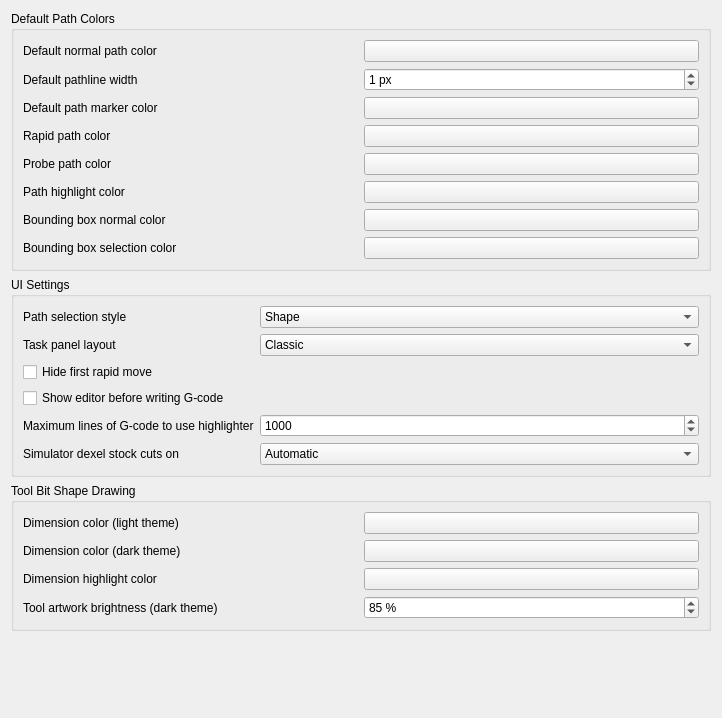
<?xml version="1.0" encoding="UTF-8"?>
<ui version="4.0">
 <class>PathGui::DlgSettingsPathColor</class>
 <widget class="QWidget" name="PathGui::DlgSettingsPathColor">
  <property name="geometry">
   <rect>
    <x>0</x>
    <y>0</y>
    <width>722</width>
    <height>718</height>
   </rect>
  </property>
  <property name="windowTitle">
   <string>GUI</string>
  </property>
  <layout class="QFormLayout" name="formLayout">
   <property name="fieldGrowthPolicy">
    <enum>QFormLayout::AllNonFixedFieldsGrow</enum>
   </property>
   <item row="3" column="0" colspan="2">
    <spacer name="verticalSpacer">
     <property name="orientation">
      <enum>Qt::Vertical</enum>
     </property>
     <property name="sizeHint" stdset="0">
      <size>
       <width>20</width>
       <height>217</height>
      </size>
     </property>
    </spacer>
   </item>
   <item row="2" column="0" colspan="2">
    <widget class="QGroupBox" name="groupBoxToolBitDrawing">
     <property name="title">
      <string>Tool Bit Shape Drawing</string>
     </property>
     <layout class="QGridLayout" name="gridLayoutToolBitDrawing">
      <item row="0" column="0">
       <widget class="QLabel" name="label_ToolBitDimensionColorLight">
        <property name="minimumSize">
         <size>
          <width>182</width>
          <height>0</height>
         </size>
        </property>
        <property name="text">
         <string>Dimension color (light theme)</string>
        </property>
       </widget>
      </item>
      <item row="0" column="1">
       <widget class="Gui::PrefColorButton" name="ToolBitDimensionColorLight">
        <property name="toolTip">
         <string>Color of the dimension lines and labels on a light theme</string>
        </property>
        <property name="color">
         <color>
          <red>17</red>
          <green>17</green>
          <blue>17</blue>
         </color>
        </property>
        <property name="prefEntry" stdset="0">
         <cstring>ToolBitDimensionColorLight</cstring>
        </property>
        <property name="prefPath" stdset="0">
         <cstring>Mod/CAM</cstring>
        </property>
       </widget>
      </item>
      <item row="1" column="0">
       <widget class="QLabel" name="label_ToolBitDimensionColorDark">
        <property name="minimumSize">
         <size>
          <width>182</width>
          <height>0</height>
         </size>
        </property>
        <property name="text">
         <string>Dimension color (dark theme)</string>
        </property>
       </widget>
      </item>
      <item row="1" column="1">
       <widget class="Gui::PrefColorButton" name="ToolBitDimensionColorDark">
        <property name="toolTip">
         <string>Color of the dimension lines and labels on a dark theme</string>
        </property>
        <property name="color">
         <color>
          <red>35</red>
          <green>129</green>
          <blue>141</blue>
         </color>
        </property>
        <property name="prefEntry" stdset="0">
         <cstring>ToolBitDimensionColorDark</cstring>
        </property>
        <property name="prefPath" stdset="0">
         <cstring>Mod/CAM</cstring>
        </property>
       </widget>
      </item>
      <item row="2" column="0">
       <widget class="QLabel" name="label_ToolBitDimensionHighlightColor">
        <property name="minimumSize">
         <size>
          <width>182</width>
          <height>0</height>
         </size>
        </property>
        <property name="text">
         <string>Dimension highlight color</string>
        </property>
       </widget>
      </item>
      <item row="2" column="1">
       <widget class="Gui::PrefColorButton" name="ToolBitDimensionHighlightColor">
        <property name="toolTip">
         <string>Color of the dimension the mouse is pointing at</string>
        </property>
        <property name="color">
         <color>
          <red>255</red>
          <green>140</green>
          <blue>0</blue>
         </color>
        </property>
        <property name="prefEntry" stdset="0">
         <cstring>ToolBitDimensionHighlightColor</cstring>
        </property>
        <property name="prefPath" stdset="0">
         <cstring>Mod/CAM</cstring>
        </property>
       </widget>
      </item>
      <item row="3" column="0">
       <widget class="QLabel" name="label_ToolBitArtworkBrightness">
        <property name="minimumSize">
         <size>
          <width>182</width>
          <height>0</height>
         </size>
        </property>
        <property name="text">
         <string>Tool artwork brightness (dark theme)</string>
        </property>
       </widget>
      </item>
      <item row="3" column="1">
       <widget class="Gui::PrefSpinBox" name="ToolBitArtworkBrightness">
        <property name="toolTip">
         <string>How brightly the tool itself is drawn on a dark theme. The artwork is drawn for a white page, so it is dimmed to keep it from glaring.</string>
        </property>
        <property name="suffix">
         <string notr="true"> %</string>
        </property>
        <property name="minimum">
         <number>10</number>
        </property>
        <property name="maximum">
         <number>100</number>
        </property>
        <property name="value">
         <number>85</number>
        </property>
        <property name="prefEntry" stdset="0">
         <cstring>ToolBitArtworkBrightness</cstring>
        </property>
        <property name="prefPath" stdset="0">
         <cstring>Mod/CAM</cstring>
        </property>
       </widget>
      </item>
     </layout>
    </widget>
   </item>
   <item row="0" column="0" colspan="2">
    <widget class="QGroupBox" name="groupBoxDefaultColors">
     <property name="title">
      <string>Default Path Colors</string>
     </property>
     <layout class="QGridLayout" name="gridLayout">
      <item row="1" column="1">
       <widget class="Gui::PrefSpinBox" name="DefaultPathLineWidth">
        <property name="toolTip">
         <string>The default line thickness for new shapes</string>
        </property>
        <property name="suffix">
         <string notr="true"> px</string>
        </property>
        <property name="maximum">
         <number>9</number>
        </property>
        <property name="value">
         <number>1</number>
        </property>
        <property name="prefEntry" stdset="0">
         <cstring>DefaultPathLineWidth</cstring>
        </property>
        <property name="prefPath" stdset="0">
         <cstring>Mod/CAM</cstring>
        </property>
       </widget>
      </item>
      <item row="5" column="0">
       <widget class="QLabel" name="label_11">
        <property name="minimumSize">
         <size>
          <width>182</width>
          <height>0</height>
         </size>
        </property>
        <property name="text">
         <string>Path highlight color</string>
        </property>
       </widget>
      </item>
      <item row="0" column="0">
       <widget class="QLabel" name="label_6">
        <property name="minimumSize">
         <size>
          <width>182</width>
          <height>0</height>
         </size>
        </property>
        <property name="text">
         <string>Default normal path color</string>
        </property>
       </widget>
      </item>
      <item row="6" column="1">
       <widget class="Gui::PrefColorButton" name="DefaultBBoxNormalColor">
        <property name="toolTip">
         <string>The default line color for new shapes</string>
        </property>
        <property name="color">
         <color>
          <red>255</red>
          <green>255</green>
          <blue>255</blue>
         </color>
        </property>
        <property name="prefEntry" stdset="0">
         <cstring>DefaultBBoxNormalColor</cstring>
        </property>
        <property name="prefPath" stdset="0">
         <cstring>Mod/CAM</cstring>
        </property>
       </widget>
      </item>
      <item row="6" column="0">
       <widget class="QLabel" name="label_13">
        <property name="minimumSize">
         <size>
          <width>182</width>
          <height>0</height>
         </size>
        </property>
        <property name="text">
         <string>Bounding box normal color</string>
        </property>
       </widget>
      </item>
      <item row="0" column="1">
       <widget class="Gui::PrefColorButton" name="DefaultNormalPathColor">
        <property name="toolTip">
         <string>The default color for new shapes</string>
        </property>
        <property name="color">
         <color>
          <red>0</red>
          <green>170</green>
          <blue>0</blue>
         </color>
        </property>
        <property name="prefEntry" stdset="0">
         <cstring>DefaultNormalPathColor</cstring>
        </property>
        <property name="prefPath" stdset="0">
         <cstring>Mod/CAM</cstring>
        </property>
       </widget>
      </item>
      <item row="3" column="1">
       <widget class="Gui::PrefColorButton" name="DefaultRapidPathColor">
        <property name="toolTip">
         <string>The default line color for new shapes</string>
        </property>
        <property name="color">
         <color>
          <red>170</red>
          <green>0</green>
          <blue>0</blue>
         </color>
        </property>
        <property name="prefEntry" stdset="0">
         <cstring>DefaultRapidPathColor</cstring>
        </property>
        <property name="prefPath" stdset="0">
         <cstring>Mod/CAM</cstring>
        </property>
       </widget>
      </item>
      <item row="4" column="0">
       <widget class="QLabel" name="label_8">
        <property name="minimumSize">
         <size>
          <width>182</width>
          <height>0</height>
         </size>
        </property>
        <property name="text">
         <string>Probe path color</string>
        </property>
       </widget>
      </item>
      <item row="3" column="0">
       <widget class="QLabel" name="label_7">
        <property name="minimumSize">
         <size>
          <width>182</width>
          <height>0</height>
         </size>
        </property>
        <property name="text">
         <string>Rapid path color</string>
        </property>
       </widget>
      </item>
      <item row="5" column="1">
       <widget class="Gui::PrefColorButton" name="DefaultHighlightPathColor">
        <property name="toolTip">
         <string>The default line color for new shapes</string>
        </property>
        <property name="color">
         <color>
          <red>255</red>
          <green>125</green>
          <blue>0</blue>
         </color>
        </property>
        <property name="prefEntry" stdset="0">
         <cstring>DefaultHighlightPathColor</cstring>
        </property>
        <property name="prefPath" stdset="0">
         <cstring>Mod/CAM</cstring>
        </property>
       </widget>
      </item>
      <item row="7" column="0">
       <widget class="QLabel" name="label_14">
        <property name="minimumSize">
         <size>
          <width>182</width>
          <height>0</height>
         </size>
        </property>
        <property name="text">
         <string>Bounding box selection color</string>
        </property>
       </widget>
      </item>
      <item row="2" column="0">
       <widget class="QLabel" name="label_10">
        <property name="minimumSize">
         <size>
          <width>182</width>
          <height>0</height>
         </size>
        </property>
        <property name="text">
         <string>Default path marker color</string>
        </property>
       </widget>
      </item>
      <item row="2" column="1">
       <widget class="Gui::PrefColorButton" name="DefaultPathMarkerColor">
        <property name="toolTip">
         <string>The default line color for new shapes</string>
        </property>
        <property name="color">
         <color>
          <red>85</red>
          <green>255</green>
          <blue>0</blue>
         </color>
        </property>
        <property name="prefEntry" stdset="0">
         <cstring>DefaultPathMarkerColor</cstring>
        </property>
        <property name="prefPath" stdset="0">
         <cstring>Mod/CAM</cstring>
        </property>
       </widget>
      </item>
      <item row="1" column="0">
       <widget class="QLabel" name="label_9">
        <property name="minimumSize">
         <size>
          <width>182</width>
          <height>0</height>
         </size>
        </property>
        <property name="text">
         <string>Default pathline width</string>
        </property>
       </widget>
      </item>
      <item row="4" column="1">
       <widget class="Gui::PrefColorButton" name="DefaultProbePathColor">
        <property name="toolTip">
         <string>The default line color for new shapes</string>
        </property>
        <property name="color">
         <color>
          <red>255</red>
          <green>255</green>
          <blue>5</blue>
         </color>
        </property>
        <property name="prefEntry" stdset="0">
         <cstring>DefaultProbePathColor</cstring>
        </property>
        <property name="prefPath" stdset="0">
         <cstring>Mod/CAM</cstring>
        </property>
       </widget>
      </item>
      <item row="7" column="1">
       <widget class="Gui::PrefColorButton" name="DefaultBBoxSelectionColor">
        <property name="toolTip">
         <string>The default line color for new shapes</string>
        </property>
        <property name="color">
         <color>
          <red>200</red>
          <green>255</green>
          <blue>255</blue>
         </color>
        </property>
        <property name="prefEntry" stdset="0">
         <cstring>DefaultBBoxSelectionColor</cstring>
        </property>
        <property name="prefPath" stdset="0">
         <cstring>Mod/CAM</cstring>
        </property>
       </widget>
      </item>
     </layout>
    </widget>
   </item>
   <item row="1" column="0" colspan="2">
    <widget class="QGroupBox" name="groupBox_3">
     <property name="sizePolicy">
      <sizepolicy hsizetype="Preferred" vsizetype="Minimum">
       <horstretch>0</horstretch>
       <verstretch>0</verstretch>
      </sizepolicy>
     </property>
     <property name="title">
      <string>UI Settings</string>
     </property>
     <layout class="QFormLayout" name="formLayout_3">
      <property name="fieldGrowthPolicy">
       <enum>QFormLayout::AllNonFixedFieldsGrow</enum>
      </property>
      <item row="0" column="0">
       <widget class="QLabel" name="label_12">
        <property name="text">
         <string>Path selection style</string>
        </property>
       </widget>
      </item>
      <item row="0" column="1">
       <widget class="Gui::PrefComboBox" name="DefaultSelectionStyle">
        <property name="sizePolicy">
         <sizepolicy hsizetype="Preferred" vsizetype="Fixed">
          <horstretch>0</horstretch>
          <verstretch>0</verstretch>
         </sizepolicy>
        </property>
        <property name="toolTip">
         <string>Default path shape selection behavior in 3D viewer</string>
        </property>
        <property name="prefEntry" stdset="0">
         <cstring>DefaultSelectionStyle</cstring>
        </property>
        <property name="prefPath" stdset="0">
         <cstring>Mod/CAM</cstring>
        </property>
        <item>
         <property name="text">
          <string>Shape</string>
         </property>
        </item>
        <item>
         <property name="text">
          <string>Bounding box</string>
         </property>
        </item>
        <item>
         <property name="text">
          <string>None</string>
         </property>
        </item>
       </widget>
      </item>
      <item row="1" column="0">
       <widget class="QLabel" name="label_2">
        <property name="text">
         <string>Task panel layout</string>
        </property>
       </widget>
      </item>
      <item row="1" column="1">
       <widget class="Gui::PrefComboBox" name="DefaultTaskPanelLayout">
        <property name="prefEntry" stdset="0">
         <cstring>DefaultTaskPanelLayout</cstring>
        </property>
        <property name="prefPath" stdset="0">
         <cstring>Mod/CAM</cstring>
        </property>
        <item>
         <property name="text">
          <string>Classic</string>
         </property>
        </item>
        <item>
         <property name="text">
          <string>Classic - reversed</string>
         </property>
        </item>
        <item>
         <property name="text">
          <string>Multi-panel</string>
         </property>
        </item>
        <item>
         <property name="text">
          <string>Multi-panel - reversed</string>
         </property>
        </item>
       </widget>
      </item>
      <item row="2" column="0" colspan="2">
       <widget class="Gui::PrefCheckBox" name="HideFirstRapid">
        <property name="toolTip">
         <string>Hide the initial rapid move in path visualization by setting the start index to the first feed move</string>
        </property>
        <property name="text">
         <string>Hide first rapid move</string>
        </property>
        <property name="prefEntry" stdset="0">
         <cstring>HideFirstRapid</cstring>
        </property>
        <property name="prefPath" stdset="0">
         <cstring>Mod/CAM</cstring>
        </property>
       </widget>
      </item>
      <item row="3" column="0" colspan="2">
       <widget class="Gui::PrefCheckBox" name="PostProcessorShowEditor">
        <property name="toolTip">
         <string>Pop up the G-code editor for review and editing before writing the output file</string>
        </property>
        <property name="text">
         <string>Show editor before writing G-code</string>
        </property>
        <property name="prefEntry" stdset="0">
         <cstring>PostProcessorShowEditor</cstring>
        </property>
        <property name="prefPath" stdset="0">
         <cstring>Mod/CAM</cstring>
        </property>
       </widget>
      </item>
      <item row="4" column="0">
       <widget class="QLabel" name="label_15">
        <property name="text">
         <string>Maximum lines of G-code to use highlighter</string>
        </property>
       </widget>
      </item>
      <item row="4" column="1">
       <widget class="Gui::PrefSpinBox" name="MaxHighlighterSize">
        <property name="toolTip">
         <string>Limits lines of G-code which will allow to use highlighter.
Decrease value if gets perfomance problem in Inspect or export G-code windows.
Set to zero to disable G-code highlighter.</string>
        </property>
        <property name="minimum">
         <number>0</number>
        </property>
        <property name="maximum">
         <number>999999999</number>
        </property>
        <property name="value">
         <number>1000</number>
        </property>
        <property name="prefEntry" stdset="0">
         <cstring>MaxHighlighterSize</cstring>
        </property>
        <property name="prefPath" stdset="0">
         <cstring>Mod/CAM</cstring>
        </property>
       </widget>
      </item>
      <item row="5" column="0">
       <widget class="QLabel" name="labelSimulatorDexelCutting">
        <property name="text">
         <string>Simulator dexel stock cuts on</string>
        </property>
       </widget>
      </item>
      <item row="5" column="1">
       <widget class="Gui::PrefComboBox" name="SimulatorDexelCutting">
        <property name="toolTip">
         <string>Where the simulator's dexel stock is cut. Automatic uses the processor when it has 8 or more threads, the graphics card otherwise. The processor needs nothing from the graphics card beyond drawing; the graphics card path needs float render targets. Takes effect the next time the simulator starts.</string>
        </property>
        <property name="prefEntry" stdset="0">
         <cstring>SimulatorDexelCutting</cstring>
        </property>
        <property name="prefPath" stdset="0">
         <cstring>Mod/CAM</cstring>
        </property>
        <item>
         <property name="text">
          <string>Automatic</string>
         </property>
        </item>
        <item>
         <property name="text">
          <string>Processor</string>
         </property>
        </item>
        <item>
         <property name="text">
          <string>Graphics card</string>
         </property>
        </item>
       </widget>
      </item>
     </layout>
    </widget>
   </item>
  </layout>
 </widget>
 <customwidgets>
  <customwidget>
   <class>Gui::ColorButton</class>
   <extends>QPushButton</extends>
   <header>Gui/Widgets.h</header>
  </customwidget>
  <customwidget>
   <class>Gui::PrefSpinBox</class>
   <extends>QSpinBox</extends>
   <header>Gui/PrefWidgets.h</header>
  </customwidget>
  <customwidget>
   <class>Gui::PrefColorButton</class>
   <extends>Gui::ColorButton</extends>
   <header>Gui/PrefWidgets.h</header>
  </customwidget>
  <customwidget>
   <class>Gui::PrefComboBox</class>
   <extends>QComboBox</extends>
   <header>Gui/PrefWidgets.h</header>
  </customwidget>
  <customwidget>
   <class>Gui::PrefCheckBox</class>
   <extends>QCheckBox</extends>
   <header>Gui/PrefWidgets.h</header>
  </customwidget>
 </customwidgets>
 <tabstops>
  <tabstop>DefaultNormalPathColor</tabstop>
  <tabstop>DefaultPathLineWidth</tabstop>
 </tabstops>
 <resources/>
 <connections/>
</ui>
